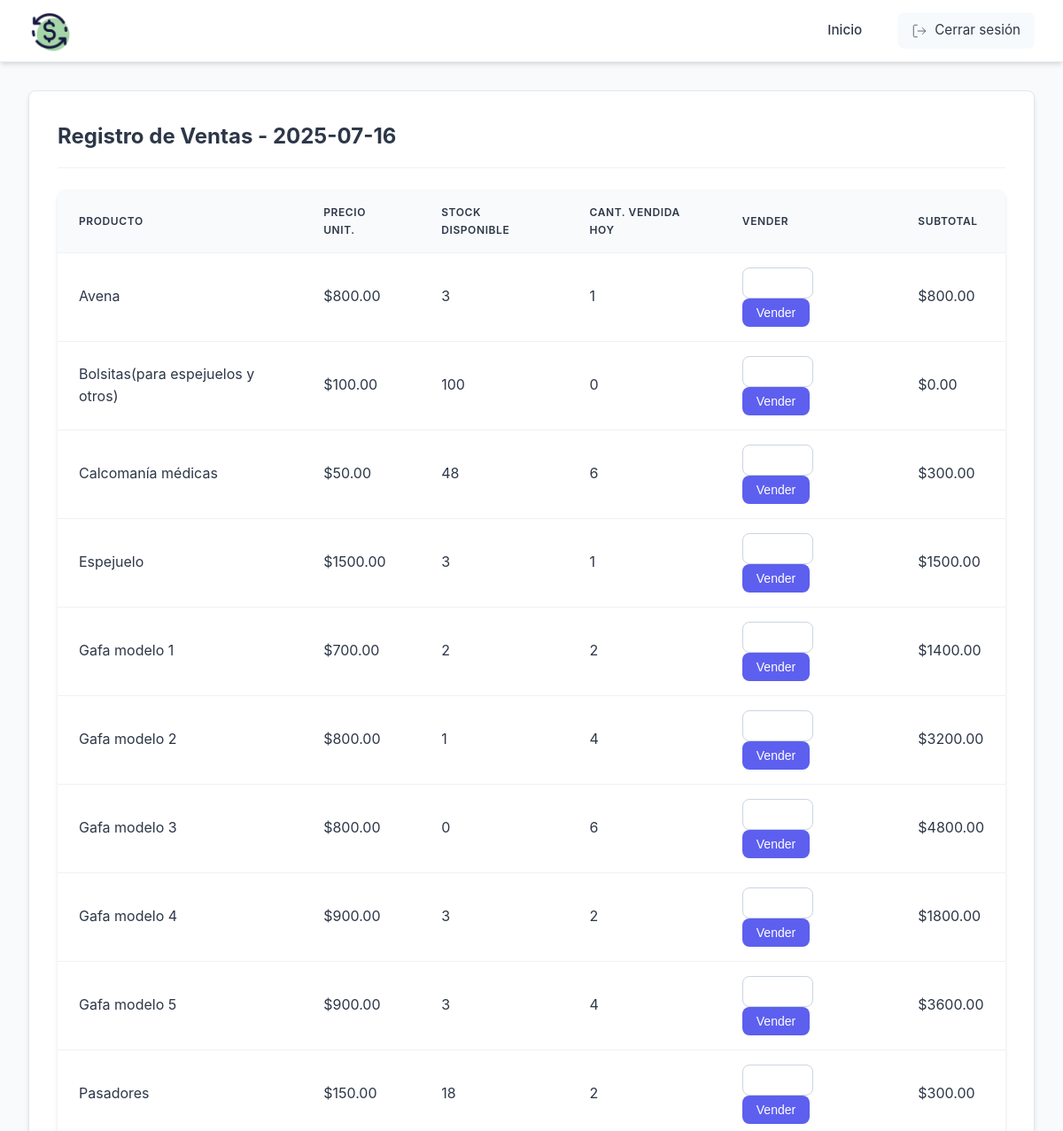
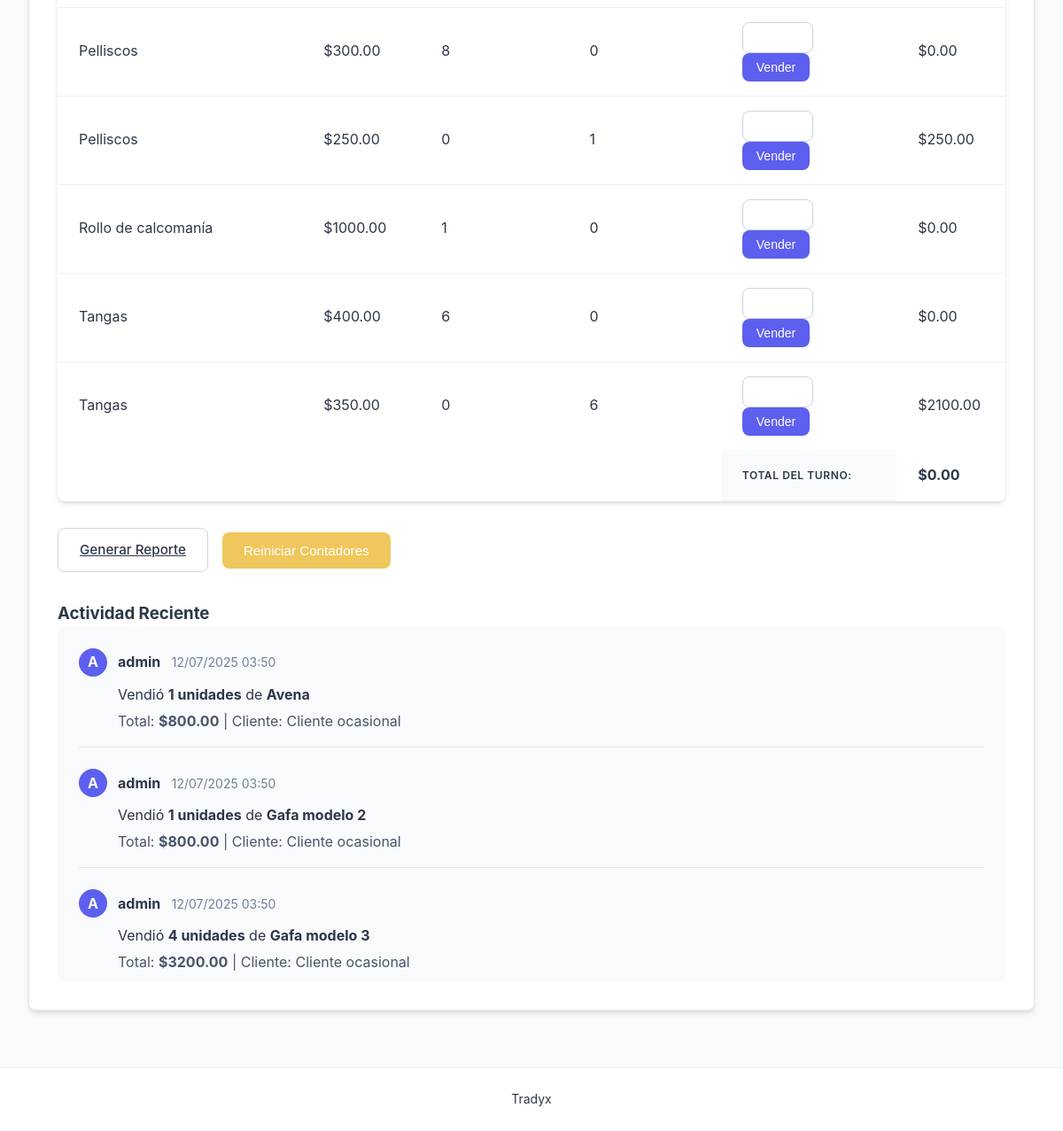
Before: /sales (signed in) with the older database file (2 pictures, top to bottom).
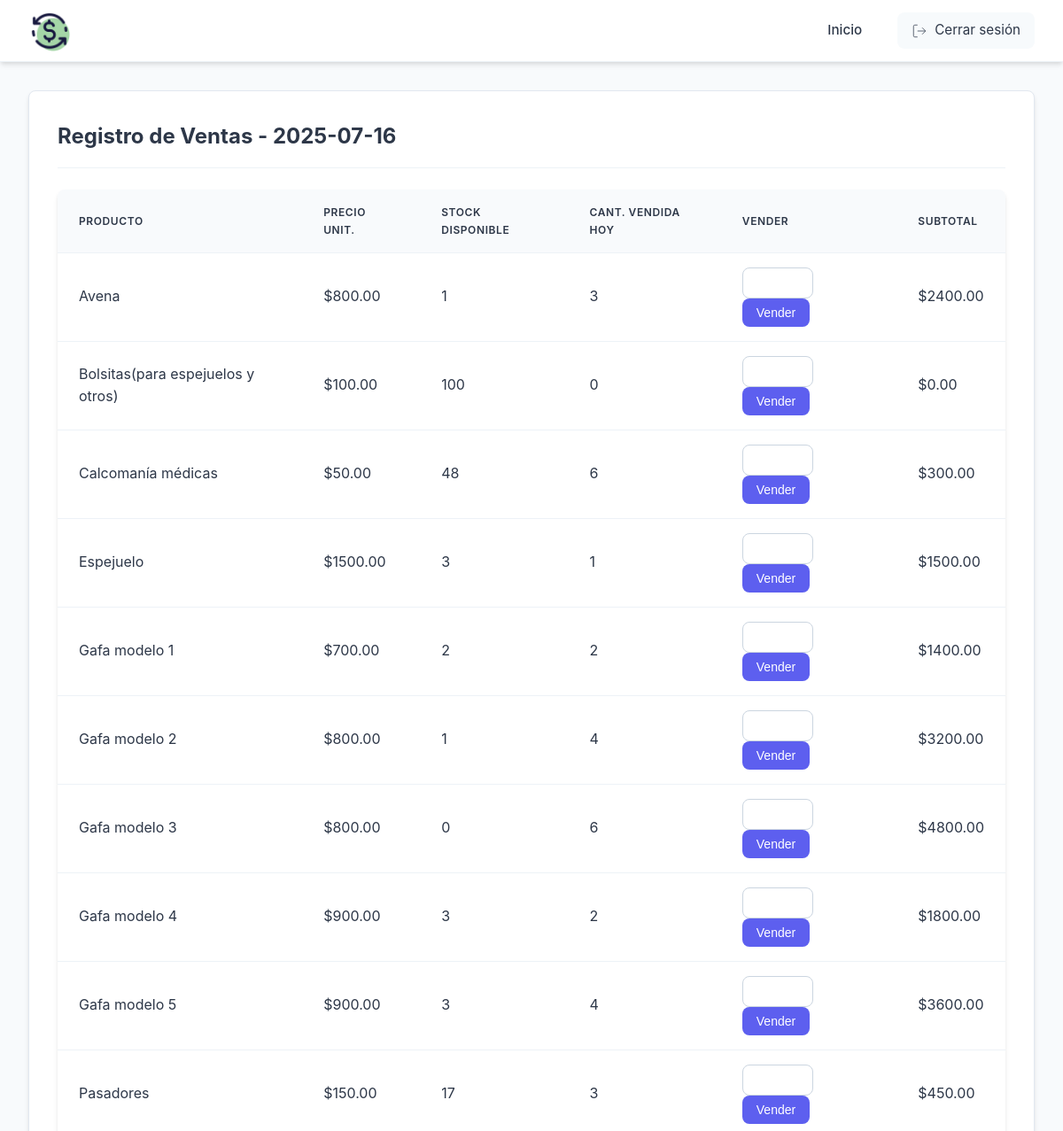
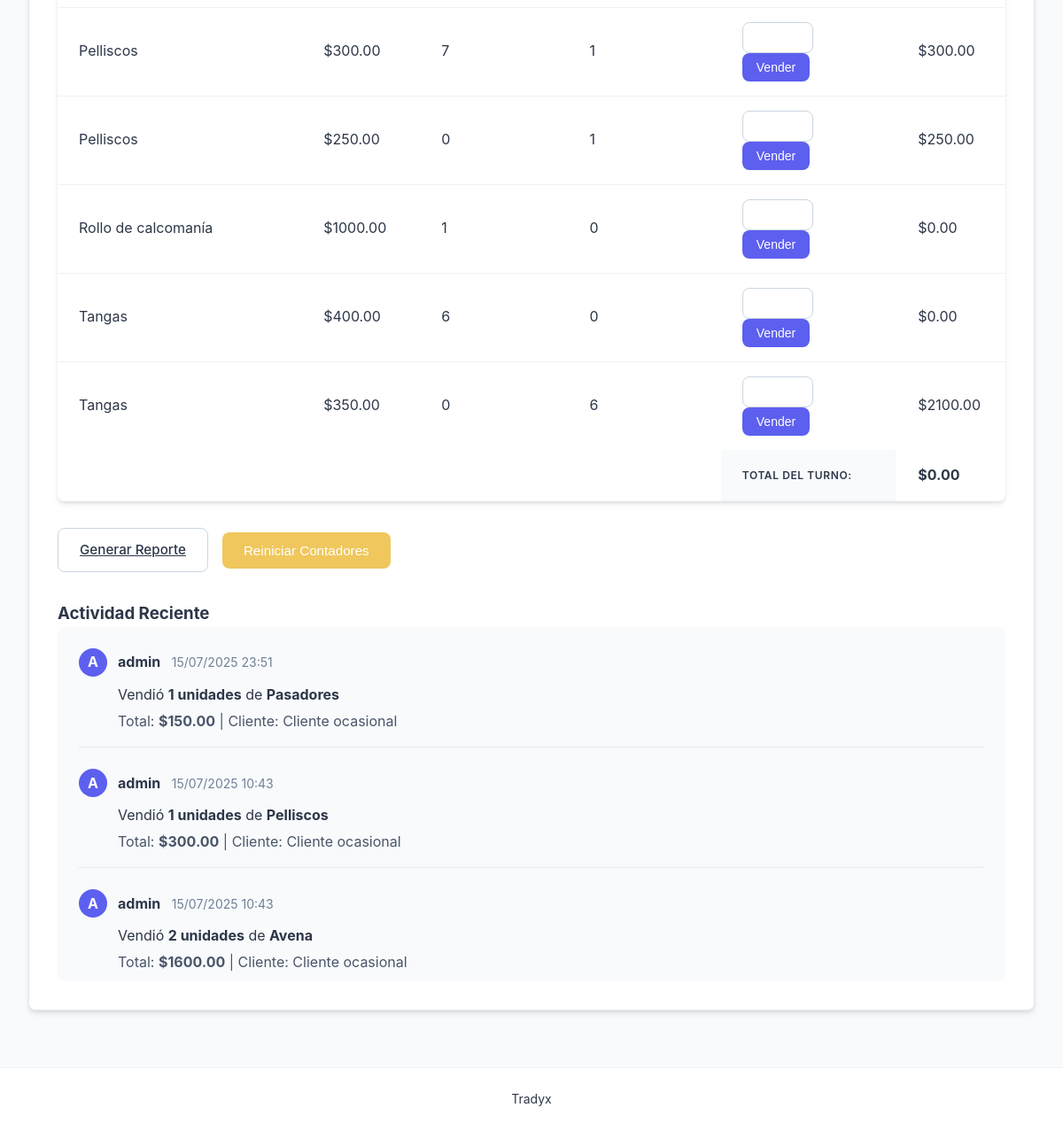
After: the same page with the newer database file (2 pictures, top to bottom).
### models.py (models this page shows, shortened)
class Product(db.Model):
    __tablename__ = 'product'
    id = db.Column(db.Integer, primary_key=True)
    name = db.Column(db.String(100), nullable=False)
    quantity = db.Column(db.Integer, nullable=False)
    price = db.Column(db.Float, nullable=False)
    daily_sales = db.Column(db.Integer, default=0)

class Sale(db.Model):
    __tablename__ = 'sale'
    id = db.Column(db.Integer, primary_key=True)
    customer = db.Column(db.String(100), nullable=False)
    total = db.Column(db.Float, nullable=False)
    date = db.Column(db.DateTime, nullable=False, default=datetime.utcnow)  # Considera usar DateTime
    user_id = db.Column(db.Integer, db.ForeignKey('user.id'), nullable=False)
    product_id = db.Column(db.Integer, db.ForeignKey('product.id'), nullable=False)
    quantity = db.Column(db.Integer, nullable=False)
    user = db.relationship('User', backref=db.backref('user_sales', lazy=True))
    product = db.relationship('Product', backref=db.backref('product_sales', lazy=True))

class User(db.Model):
    __tablename__ = 'user'  # Nombre explícito de tabla
    id = db.Column(db.Integer, primary_key=True)
    username = db.Column(db.String(80), unique=True, nullable=False)
    password = db.Column(db.String(120), nullable=False)
    role = db.Column(db.String(20), nullable=False)

### app.py (the view, shortened to what this page needs)
@app.route('/sales', methods=['GET', 'POST'])
@login_required
def sales():
    products = Product.query.order_by(Product.name).all()
    chatter_activities = db.session.query(
        Sale, User, Product
    ).join(
        User, User.id == Sale.user_id
    ).join(
        Product, Product.id == Sale.product_id
    ).order_by(
        Sale.date.desc()
    ).limit(50).all()
    today_total = db.session.query(db.func.sum(Sale.total)).filter(
        db.func.date(Sale.date) == datetime.utcnow().date()
    ).scalar() or 0
    return render_template('sales.html',
                         products=products,
                         chatter_activities=chatter_activities,
                         current_date=datetime.utcnow().date(),
                         today_total=today_total)

### app.py (called while the page is built)
def login_required(f):
    @wraps(f)
    def decorated_function(*args, **kwargs):
        if 'user_id' not in session:
            flash('Por favor inicie sesión primero', 'danger')
            return redirect(url_for('login'))
        return f(*args, **kwargs)
    return decorated_function

### templates/sales.html (shortened to what this page needs)
{% extends "base.html" %}
{% block content %}
<div class="module-container">
    <h2>Registro de Ventas - {{ current_date }}</h2>
    <table class="data-table">
        <thead>
            <tr>
                <th>Producto</th>
                <th>Precio Unit.</th>
                <th>Stock Disponible</th>
                <th>Cant. Vendida Hoy</th>
                <th>Vender</th>
                <th>Subtotal</th>
            </tr>
        </thead>
        <tbody>
            {% for product in products %}
            <tr>
                <form action="{{ url_for('sales') }}" method="post">
                    <td>{{ product.name }}</td>
                    <td>${{ "%.2f"|format(product.price) }}</td>
                    <td>{{ product.quantity }}</td>
                    <td>{{ product.daily_sales }}</td>
                    <td>
                        <input type="number" name="quantity" min="1" max="{{ product.quantity }}" required class="quantity-input">
                        <button type="submit" class="btn btn-primary btn-small">Vender</button>
                    </td>
                    <td>${{ "%.2f"|format(product.price * product.daily_sales) }}</td>
                </form>
            </tr>
            {% endfor %}
        </tbody>
        <tfoot>
            <tr>
                <td colspan="4"></td>
                <th>Total del Turno:</th>
                <td><strong>${{ "%.2f"|format(today_total) }}</strong></td>
            </tr>
        </tfoot>
    </table>
    <div class="actions" style="margin-top: 30px;">
        <a href="{{ url_for('print_daily_report') }}" class="btn btn-secondary" target="_blank">
            Generar Reporte
        </a>
        <button type="button" onclick="confirmReset()" class="btn btn-warning">
            Reiniciar Contadores
        </button>
    </div>
    <div class="mt-4">
        <h3>Actividad Reciente</h3>
        <div class="chatter-container" style="background: #f8fafc; border-radius: 8px; padding: 1.5rem; max-height: 400px; overflow-y: auto;">
            {% for sale, user, product in chatter_activities %}
            <div class="chatter-message" style="margin-bottom: 1.5rem; padding-bottom: 1rem; border-bottom: 1px solid #e2e8f0;">
                <div style="display: flex; align-items: center; margin-bottom: 0.5rem;">
                    <div style="width: 32px; height: 32px; background-color: #5D5FEF; color: white; border-radius: 50%; display: flex; align-items: center; justify-content: center; margin-right: 0.75rem; font-weight: bold;">
                        {{ user.username[0]|upper }}
                    </div>
                    <div>
                        <strong>{{ user.username }}</strong>
                        <span style="color: #718096; font-size: 0.875rem; margin-left: 0.5rem;">
                            {{ sale.date.strftime('%d/%m/%Y %H:%M') }}
                        </span>
                    </div>
                </div>
                <div style="padding-left: 2.75rem;">
                    <p style="margin-bottom: 0.25rem;">
                        Vendió <strong>{{ sale.quantity }} unidades</strong> de <strong>{{ product.name }}</strong>
                    </p>
                    <p style="color: #4a5568;">
                        Total: <strong>${{ "%.2f"|format(sale.total) }}</strong> | Cliente: {{ sale.customer }}
                    </p>
                </div>
            </div>
            {% else %}
            <div style="text-align: center; color: #718096; padding: 2rem;">
                No hay actividad registrada
            </div>
            {% endfor %}
        </div>
    </div>
</div>
{% endblock %}

Changed rows visible on the page:
no longer on this page (row unchanged): Sale: username "A", username "admin", date "12/07/2025 03:50", quantity "1", name "Avena", total "800.00", customer "Cliente ocasional"
no longer on this page (row unchanged): Sale: username "A", username "admin", date "12/07/2025 03:50", quantity "1", name "Gafa modelo 2", total "800.00", customer "Cliente ocasional"
no longer on this page (row unchanged): Sale: username "A", username "admin", date "12/07/2025 03:50", quantity "4", name "Gafa modelo 3", total "3200.00", customer "Cliente ocasional"
changed Product "Avena": quantity "3" → "1"; daily_sales "1" → "3"; product.price*product.daily_sales "800.00" → "2400.00"
changed Product "Pasadores": quantity "18" → "17"; daily_sales "2" → "3"; product.price*product.daily_sales "300.00" → "450.00"
changed Product (number 11 of 15 on the later page): quantity "8" → "7"; daily_sales "0" → "1"; product.price*product.daily_sales "0.00" → "300.00"
added Sale: username "A", username "admin", date "15/07/2025 23:51", quantity "1", name "Pasadores", total "150.00", customer "Cliente ocasional"
added Sale: username "A", username "admin", date "15/07/2025 10:43", quantity "1", name "Pelliscos", total "300.00", customer "Cliente ocasional"
added Sale: username "A", username "admin", date "15/07/2025 10:43", quantity "2", name "Avena", total "1600.00", customer "Cliente ocasional"
